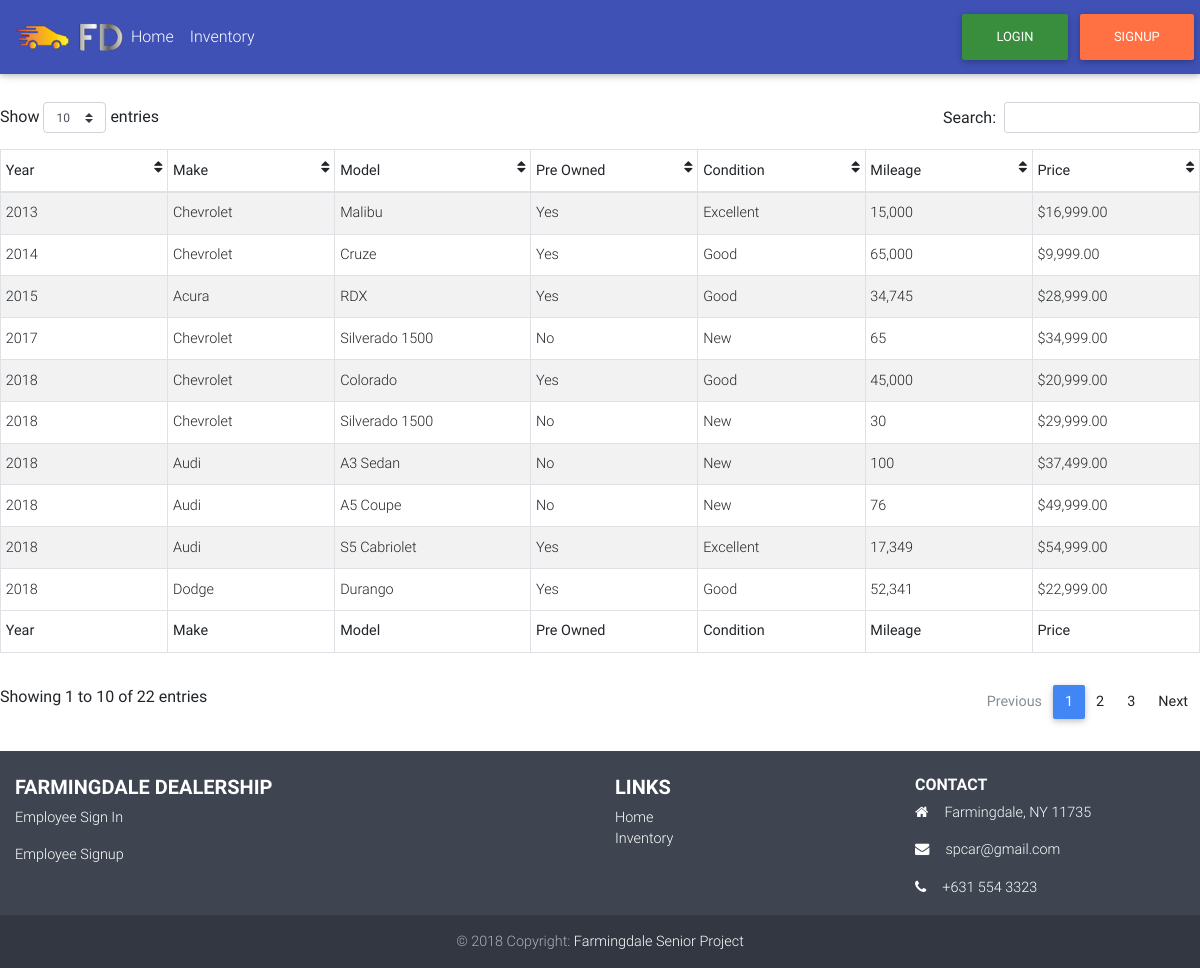
The page /inventory.php on the database its author committed.
### tables this page shows
CREATE TABLE `inventory` (
  `invid` int(11) NOT NULL,
  `year` year(4) NOT NULL,
  `make` tinytext NOT NULL,
  `model` tinytext NOT NULL,
  `preown` tinytext NOT NULL,
  `condi` tinytext NOT NULL,
  `miles` int(11) NOT NULL,
  `price` decimal(10,0) NOT NULL
);

### includes/show_inventory.php (the view, shortened to what this page needs)
<?php
     $sql = "SELECT * FROM inventory;";
    $result = mysqli_query($conn, $sql);
    $resultCheck = mysqli_num_rows($result);
 if ($resultCheck > 0) {
 while ($row = mysqli_fetch_assoc($result)) {
  echo  "<tr>
		<td>" . $row['year'] . "</td>
		<td>" . $row['make'] . "</td>
		<td>" . $row['model'] . "</td>
		<td>" . $row['preown'] . "</td>
		<td>" . $row['condi'] . "</td>
		<td>" . number_format($row['miles']) . "</td>
		<td>" . "  $" . number_format($row['price'],2) . "</td>";
        if(!isset($_SESSION['eid'])){
            echo "</tr>";
        }
 }
}
?>

### css/inventory.css (style rules this page uses)
* { margin: 0; }
html, body { height: 100%; }

### rows shown on the page
inventory: year "2013", make "Chevrolet", model "Malibu", preown "Yes", condi "Excellent", miles "15,000", price "16,999.00"
inventory: year "2014", make "Chevrolet", model "Cruze", preown "Yes", condi "Good", miles "65,000", price "9,999.00"
inventory: year "2018", make "Chevrolet", model "Colorado", preown "Yes", condi "Good", miles "45,000", price "20,999.00"
inventory: year "2018", make "Chevrolet", model "Silverado 1500", preown "No", condi "New", miles "30", price "29,999.00"
inventory: year "2017", make "Chevrolet", model "Silverado 1500", preown "No", condi "New", miles "65", price "34,999.00"
inventory: year "2018", make "Audi", model "A3 Sedan", preown "No", condi "New", miles "100", price "37,499.00"
inventory: year "2018", make "Audi", model "A5 Coupe", preown "No", condi "New", miles "76", price "49,999.00"
inventory: year "2018", make "Audi", model "S5 Cabriolet", preown "Yes", condi "Excellent", miles "17,349", price "54,999.00"
inventory: year "2018", make "Dodge", model "Durango", preown "Yes", condi "Good", miles "52,341", price "22,999.00"
inventory: year "2015", make "Acura", model "RDX", preown "Yes", condi "Good", miles "34,745", price "28,999.00"
